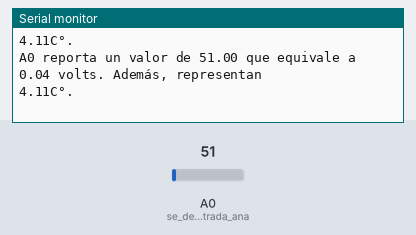
This sketch was run on a simulated Arduino Uno, built with avr-gcc and run on an emulated ATmega328P. Parts: the last lines printed to the serial monitor. The inputs (shaded band) are chosen by the test bench; at power-on: A0 (se_declara_la_entrada_ana) = 51.

Above: at 1.8 s.
1.9 s: A0 (se_declara_la_entrada_ana) set to 61
At 2.9 s:
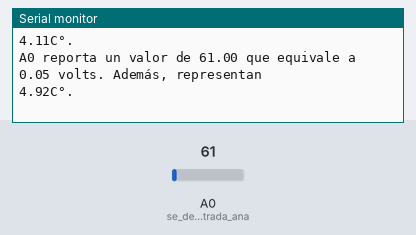
3.4 s: A0 (se_declara_la_entrada_ana) set to 71
At 4.9 s:
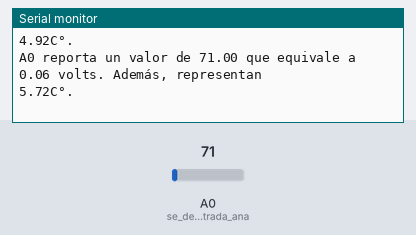
Timing chart, 0 to 6.4 s (numbered marks = the images above; inputs shaded):
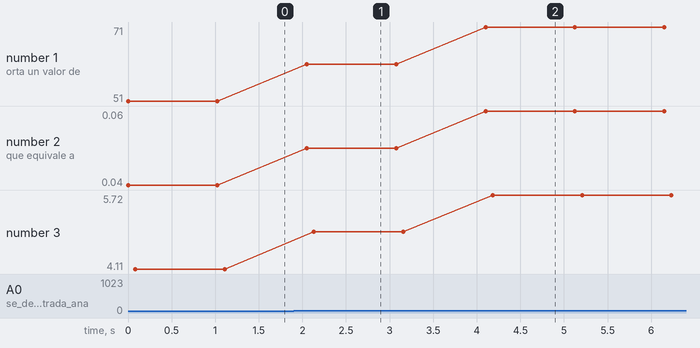

Measured:
- after the input at 1.9 s, the serial monitor: prints a new line after 0.15 s (image 1)
- after the input at 3.4 s, the serial monitor: prints a new line after 0.70 s (image 2)
- plotted number 1: 51 → 61 after the input at 1.9 s, 61 → 71 after the input at 3.4 s
- plotted number 2: 0.04 → 0.05 after the input at 1.9 s, 0.05 → 0.06 after the input at 3.4 s
- plotted number 3: 4.11 → 4.92 after the input at 1.9 s, 4.92 → 5.72 after the input at 3.4 s

The sketch:

Practica13.ino
```cpp
/*
 * Project Práctica 13
 * Description: Lectura del sensor de temperatura LM35.
 * Author: Javier Sánchez
 * Date: Octubre 26, 2020.
 */
double lectura = 0;     // se declara e inicializa la variable para almacenar la lectura
double voltaje = 0;     // se declara e inicializa una variable para almacenar la conversión a voltaje
double temperatura = 0; // se declara e inicializa una variable para almacenar la conversión a temperatura en C°
void setup()
{
    pinMode(A0, INPUT); // se declara la entrada analógica A0 como entrada
    Serial.begin(9600); // se inicializa el puerto serial para el monitoreo
}

void loop()
{
    lectura = analogRead(A0);                       // se lee la entrada analógica A0 que proporciona valores de 0-4095
    voltaje = lectura / 4095 * 3.3;                 // se convierte el valor con base en la traducción a voltaje
    temperatura = voltaje * 100;                    // se convierte el voltaje a temperatura en grados celsius
    Serial.print("A0 reporta un valor de ");        // concatenando en el puerto serial el string
    Serial.print(lectura);                          // se imprime el valor en lectura analógica
    Serial.print(" que equivale a ");               // concatenando en el puerto serial el string
    Serial.print(voltaje);                          // se imprime el valor en voltaje
    Serial.println(" volts. Además, representan "); // concatenando en el puerto serial el string
    Serial.print(temperatura);                      // se imprime el valor en temperatura
    Serial.println("C°.");                          // concatenando en el puerto serial el string
    delay(1000);                                    // esperando un segundo antes de la siguiente iteración
}
```
